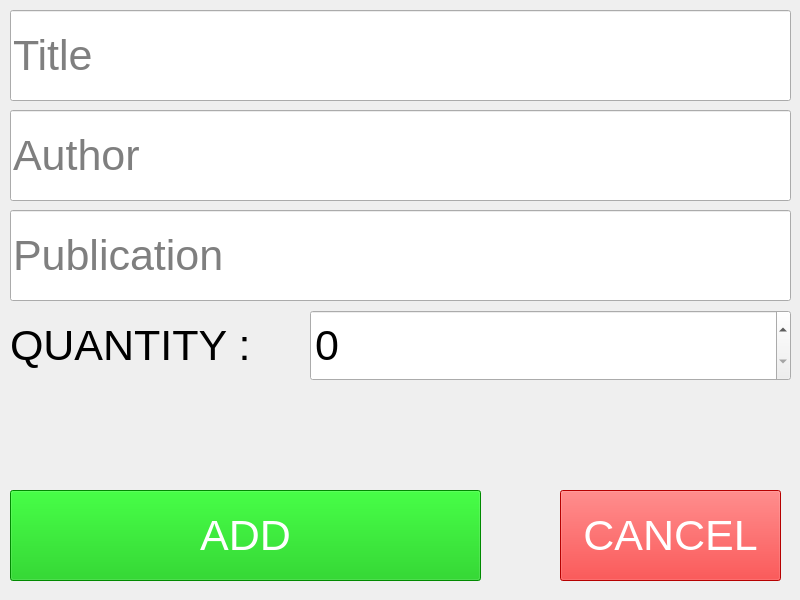
<?xml version="1.0" encoding="UTF-8"?>
<ui version="4.0">
 <class>AddBook</class>
 <widget class="QMainWindow" name="AddBook">
  <property name="geometry">
   <rect>
    <x>0</x>
    <y>0</y>
    <width>800</width>
    <height>600</height>
   </rect>
  </property>
  <property name="windowTitle">
   <string>Add Book</string>
  </property>
  <property name="styleSheet">
   <string notr="true"/>
  </property>
  <widget class="QWidget" name="centralwidget">
   <widget class="QLineEdit" name="title">
    <property name="geometry">
     <rect>
      <x>10</x>
      <y>10</y>
      <width>781</width>
      <height>91</height>
     </rect>
    </property>
    <property name="font">
     <font>
      <pointsize>32</pointsize>
     </font>
    </property>
    <property name="styleSheet">
     <string notr="true"/>
    </property>
    <property name="text">
     <string/>
    </property>
    <property name="placeholderText">
     <string>Title</string>
    </property>
   </widget>
   <widget class="QLineEdit" name="author">
    <property name="geometry">
     <rect>
      <x>10</x>
      <y>110</y>
      <width>781</width>
      <height>91</height>
     </rect>
    </property>
    <property name="font">
     <font>
      <pointsize>32</pointsize>
     </font>
    </property>
    <property name="styleSheet">
     <string notr="true"/>
    </property>
    <property name="text">
     <string/>
    </property>
    <property name="placeholderText">
     <string>Author</string>
    </property>
   </widget>
   <widget class="QLineEdit" name="publication">
    <property name="geometry">
     <rect>
      <x>10</x>
      <y>210</y>
      <width>781</width>
      <height>91</height>
     </rect>
    </property>
    <property name="font">
     <font>
      <pointsize>32</pointsize>
     </font>
    </property>
    <property name="styleSheet">
     <string notr="true"/>
    </property>
    <property name="text">
     <string/>
    </property>
    <property name="placeholderText">
     <string>Publication</string>
    </property>
   </widget>
   <widget class="QSpinBox" name="quantity">
    <property name="geometry">
     <rect>
      <x>310</x>
      <y>310</y>
      <width>481</width>
      <height>71</height>
     </rect>
    </property>
    <property name="font">
     <font>
      <pointsize>32</pointsize>
     </font>
    </property>
    <property name="styleSheet">
     <string notr="true"/>
    </property>
    <property name="maximum">
     <number>1000</number>
    </property>
   </widget>
   <widget class="QLabel" name="label">
    <property name="geometry">
     <rect>
      <x>10</x>
      <y>310</y>
      <width>301</width>
      <height>71</height>
     </rect>
    </property>
    <property name="font">
     <font>
      <pointsize>32</pointsize>
     </font>
    </property>
    <property name="styleSheet">
     <string notr="true"/>
    </property>
    <property name="text">
     <string>QUANTITY : </string>
    </property>
   </widget>
   <widget class="QPushButton" name="add">
    <property name="geometry">
     <rect>
      <x>10</x>
      <y>490</y>
      <width>471</width>
      <height>91</height>
     </rect>
    </property>
    <property name="font">
     <font>
      <pointsize>32</pointsize>
     </font>
    </property>
    <property name="styleSheet">
     <string notr="true">color: rgb(255, 255, 255);
background-color: rgb(0, 193, 0);</string>
    </property>
    <property name="text">
     <string>ADD</string>
    </property>
   </widget>
   <widget class="QLabel" name="error_message">
    <property name="geometry">
     <rect>
      <x>10</x>
      <y>410</y>
      <width>771</width>
      <height>61</height>
     </rect>
    </property>
    <property name="font">
     <font>
      <pointsize>24</pointsize>
     </font>
    </property>
    <property name="styleSheet">
     <string notr="true"/>
    </property>
    <property name="text">
     <string/>
    </property>
    <property name="alignment">
     <set>Qt::AlignCenter</set>
    </property>
   </widget>
   <widget class="QPushButton" name="cancel">
    <property name="geometry">
     <rect>
      <x>560</x>
      <y>490</y>
      <width>221</width>
      <height>91</height>
     </rect>
    </property>
    <property name="font">
     <font>
      <pointsize>32</pointsize>
     </font>
    </property>
    <property name="styleSheet">
     <string notr="true">color: rgb(255, 255, 255);
background-color: rgb(255, 0, 0);</string>
    </property>
    <property name="text">
     <string>CANCEL</string>
    </property>
   </widget>
  </widget>
 </widget>
 <resources/>
 <connections/>
</ui>
